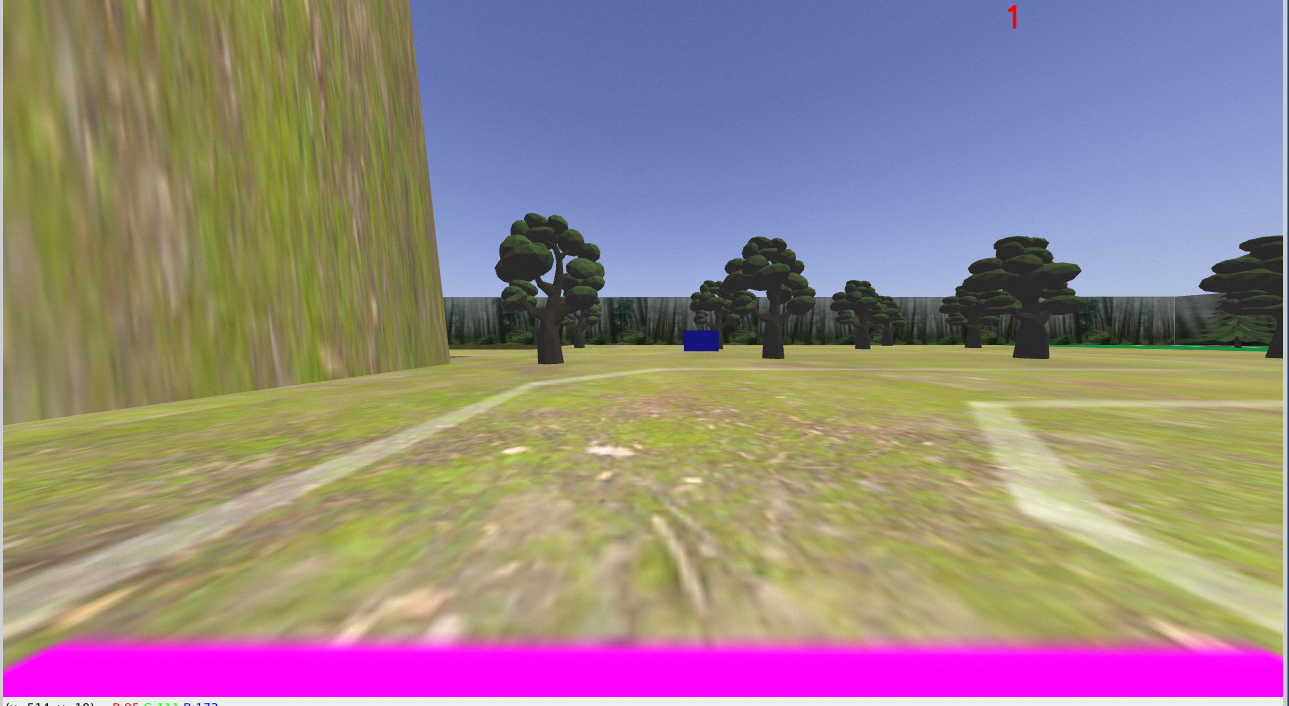
#> input picture image_testing/offroad_test_image1.png, 1289 x 706 px
$ python chat_gpt_script.py
#> lines starting #> are read from the running program, lines starting #| are printed output that depends on the picture; after the words box and inside, x2 and y2 are one past the last pixel; in counts of white or black regions, pixels touching at a corner belong together
import cv2
import numpy as np

"""
This script was written by ChatGPT when prompt with the overachring problem
of detecting lines that blended with the background. The script uses a variety of methods,
most interstingly, it uses lines and edges. This did not work well, but have have potential.
"""

# Read the image
image = cv2.imread('offroad_test_image1.png')  # Replace with your image path
#> image is the input picture: shape (706, 1289, 3); mean B, G, R 133.9, 132.9, 150.4
original_image = image.copy()

# Convert the image to grayscale
gray = cv2.cvtColor(image, cv2.COLOR_BGR2GRAY)
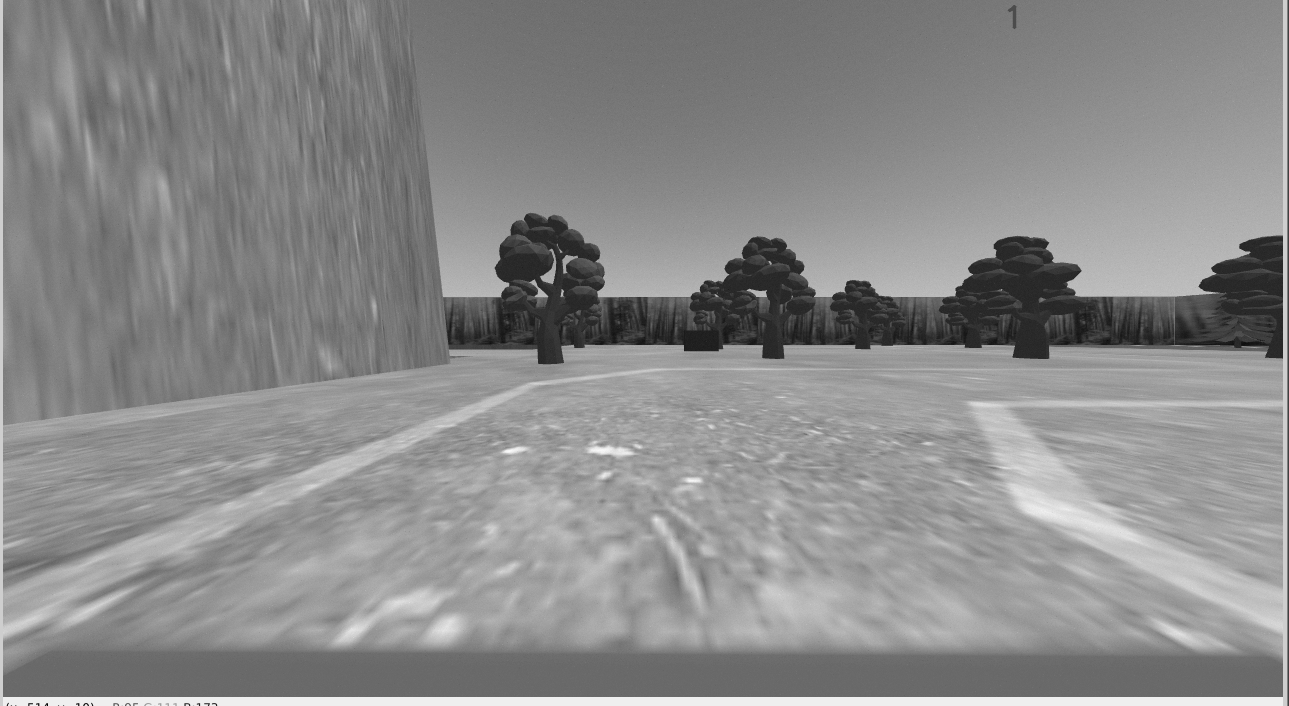
#> gray: shape (706, 1289); min 3, max 250, mean 138.2
cv2.imshow('Grayscale', gray)

# Apply GaussianBlur to reduce noise and help with edge detection
blurred = cv2.GaussianBlur(gray, (5, 5), 0)
cv2.imshow('Blurred', blurred)

# Apply Canny edge detection
edges = cv2.Canny(blurred, 50, 150)
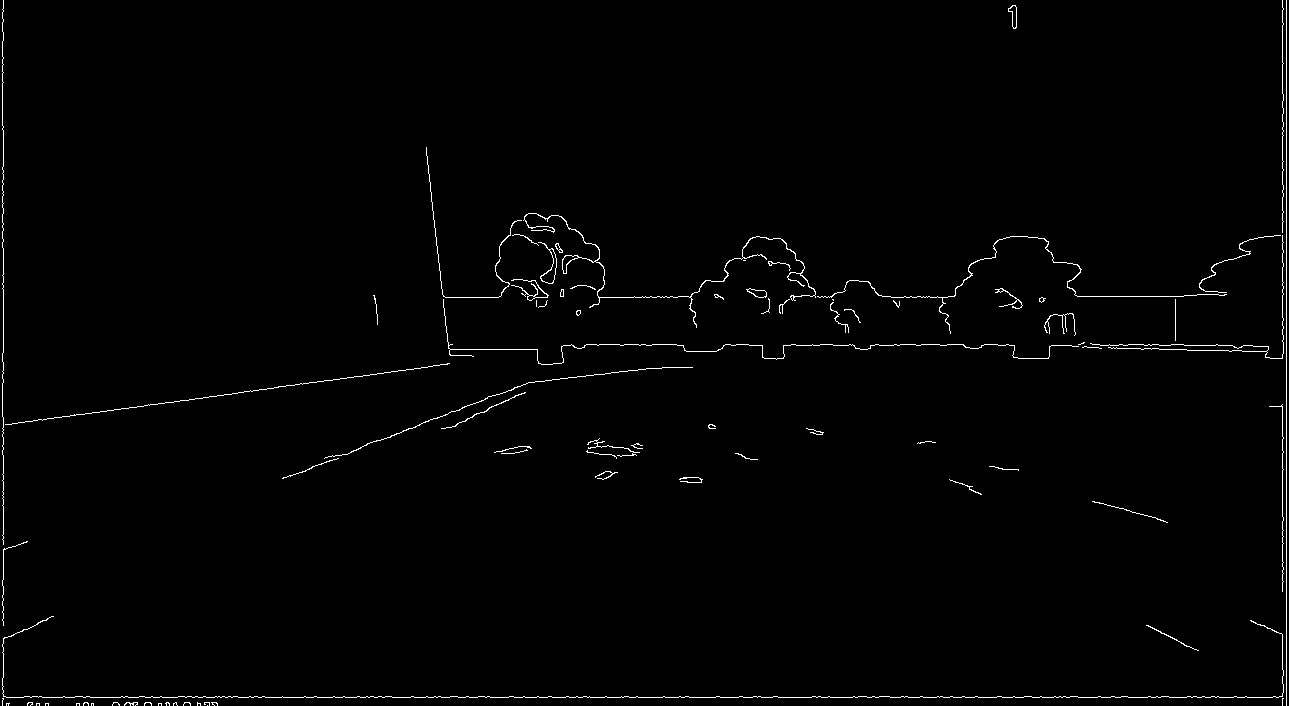
#> edges: shape (706, 1289); 1.1% white in thin lines or dots
cv2.imshow('All Edges', edges)

# Create a region of interest (ROI) mask to focus on the road area
height, width = edges.shape
#> height = 706; width = 1289
roi_vertices = np.array([[(0, height), (width, height), (width, height // 2), (0, height // 2)]], dtype=np.int32)
mask = np.zeros_like(edges)
cv2.fillPoly(mask, roi_vertices, 255)
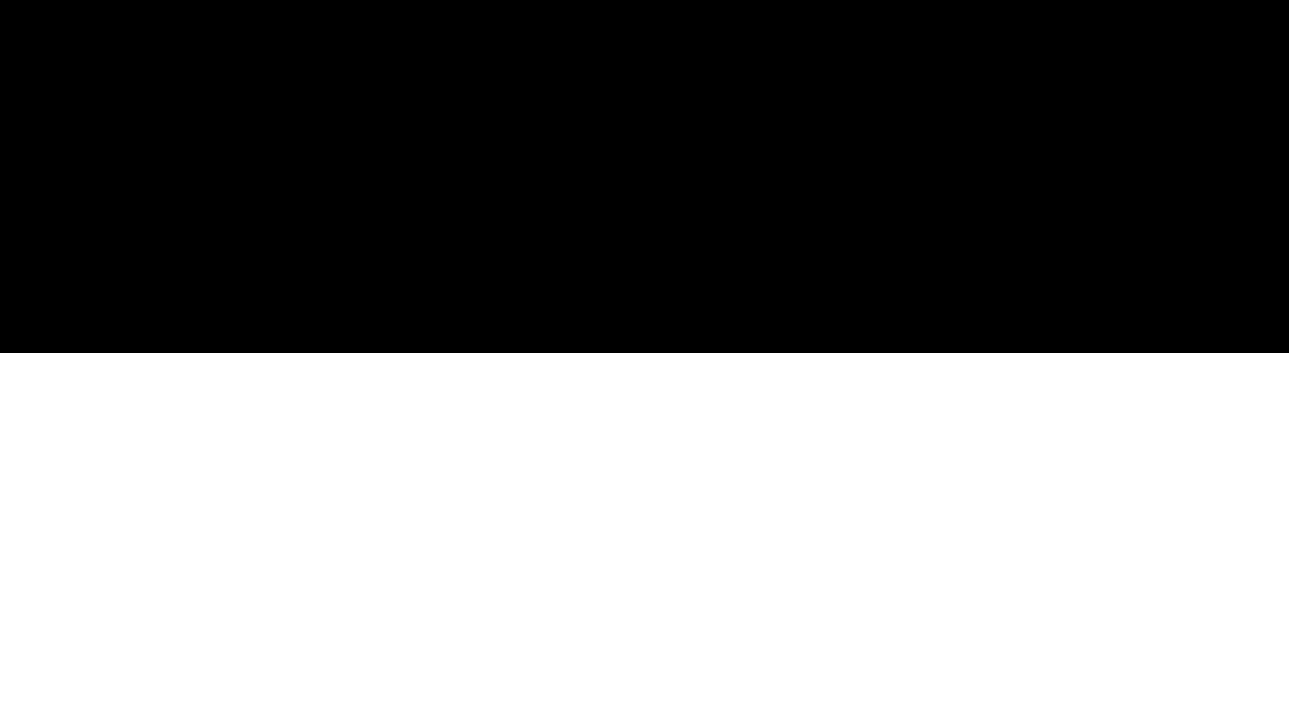
#> mask: shape (706, 1289); 50% white; 1 white region, box (x1, y1, x2, y2) and area: (0, 353, 1289, 706) 455017

# Apply the ROI mask to the edges
masked_edges = cv2.bitwise_and(edges, mask)
#> masked_edges: shape (706, 1289); 0.49% white in thin lines or dots, all inside (x1, y1, x2, y2) = (2, 353, 1287, 706)
cv2.imshow('Masked Edges', masked_edges)

# Apply Hough Line Transformation to detect lines in the image
lines = cv2.HoughLinesP(masked_edges, 1, np.pi / 180, threshold=50, minLineLength=100, maxLineGap=50)
#> lines = 13 rows, first 6: [6, 697, 1286, 697], [3, 696, 1286, 696], [1286, 705, 1286, 353], [1282, 705, 1282, 354], [3, 699, 3, 362], [136, 407, 449, 363]

# Draw the detected lines on the original image
for line in lines:
    x1, y1, x2, y2 = line[0]
    cv2.line(original_image, (x1, y1), (x2, y2), (0, 255, 0), 2)
#> this loop made 13 passes
#> (x1, y1, x2, y2) on passes 1 to 12: (6, 697, 1286, 697), (3, 696, 1286, 696), (1286, 705, 1286, 353), (1282, 705, 1282, 354), (3, 699, 3, 362), (136, 407, 449, 363), (5, 424, 324, 380), (334, 456, 528, 382), (2, 705, 2, 353), (529, 382, 649, 368), (283, 477, 527, 383), (6, 703, 217, 703)
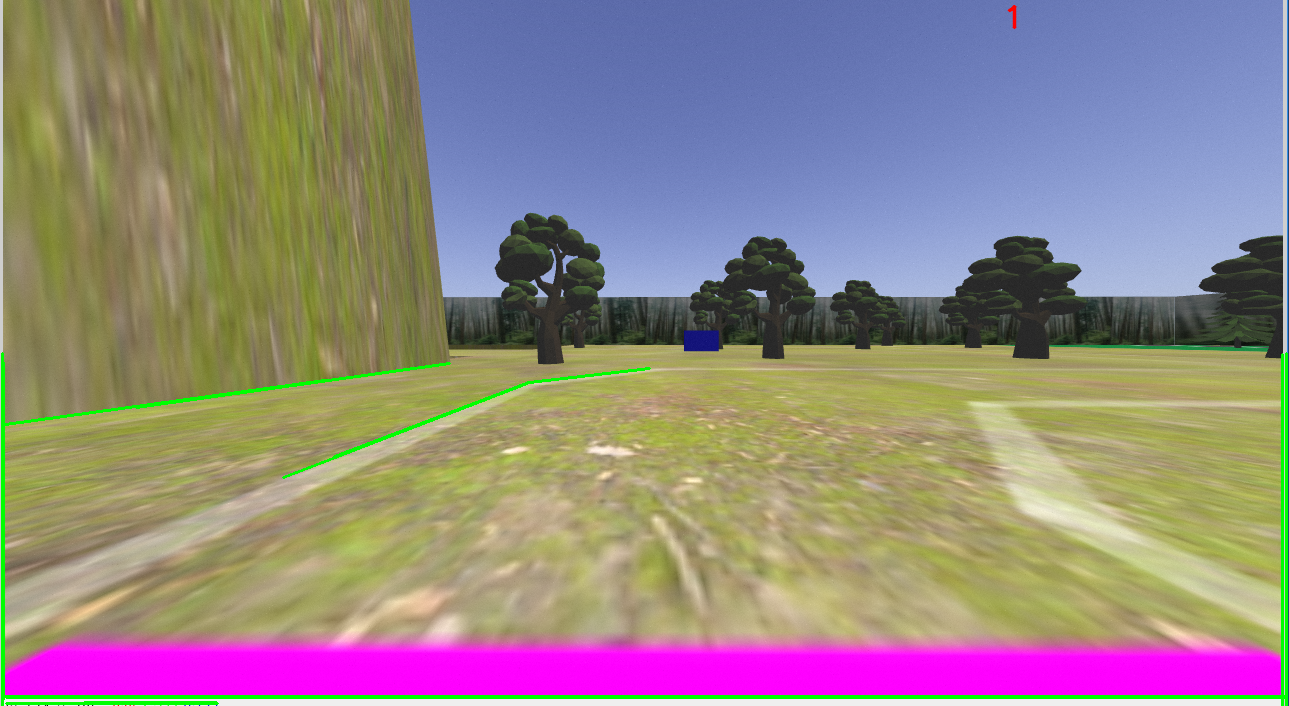
#> original_image: shape (706, 1289, 3); 1.33% of pixels changed, all inside (x1, y1, x2, y2) = (1, 352, 1288, 706)

# Display the results
cv2.imshow('Original Image', original_image)
cv2.waitKey(0)
cv2.destroyAllWindows()

$ run again, with image_testing/offroad_test_image2.png copied over image_testing/offroad_test_image1.png
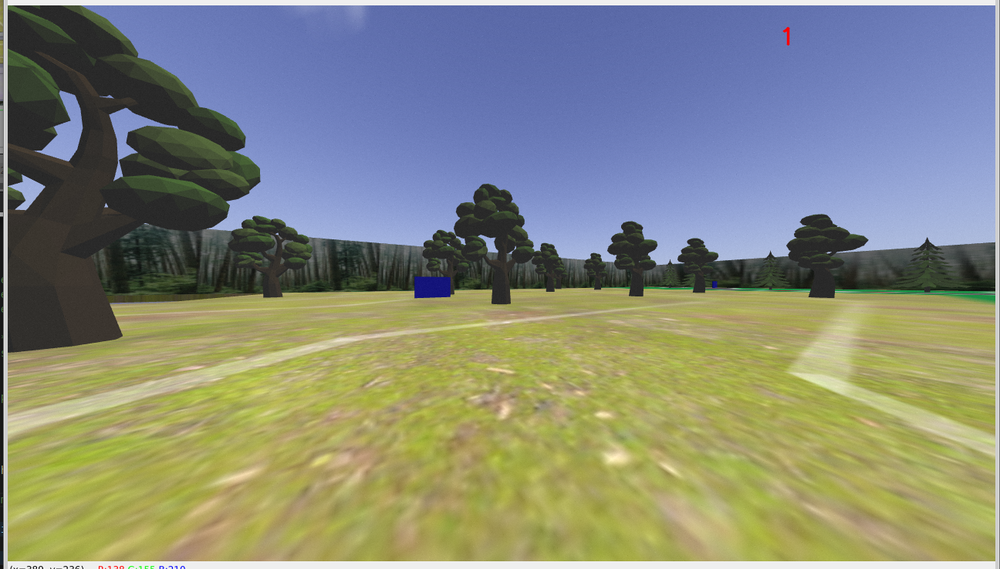
#> input picture image_testing/offroad_test_image2.png, 1000 x 569 px, shrunk from 1296 x 737 before the run
#> image is the input picture: shape (569, 1000, 3); mean B, G, R 123.2, 138.3, 134.4
#> `edges = cv2.Canny(blurred, 50, 150)`:
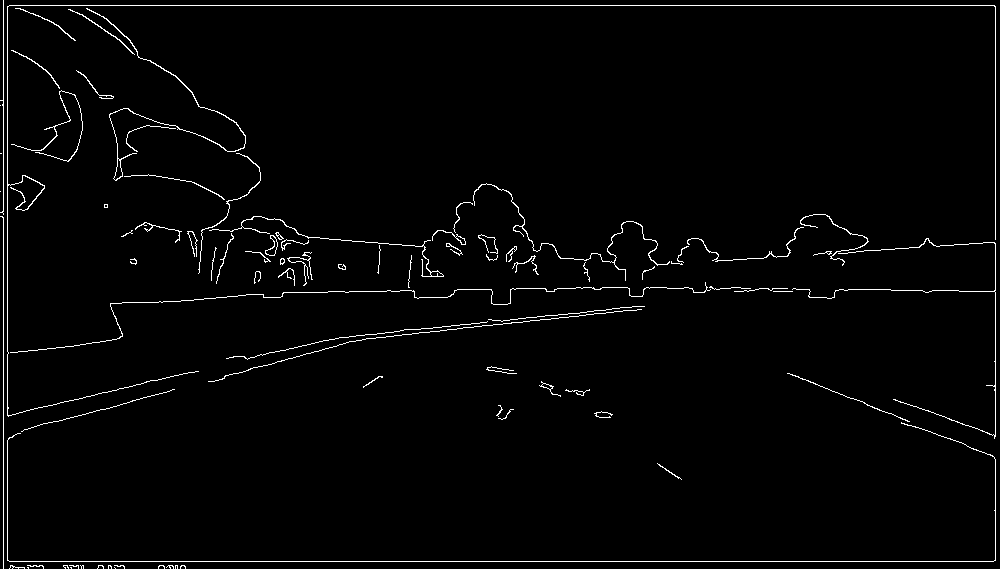
#> edges: shape (569, 1000); 2% white in thin lines or dots
#> mask: shape (569, 1000); 50.1% white; 1 black region, box (x1, y1, x2, y2) and area: (0, 0, 1000, 284) 284000
#> masked_edges: shape (569, 1000); 0.89% white in thin lines or dots, all inside (x1, y1, x2, y2) = (3, 284, 996, 569)
#> lines = 20 rows, first 6: [3, 561, 993, 561], [995, 560, 995, 284], [329, 339, 644, 306], [3, 568, 3, 284], [7, 560, 7, 284], [394, 335, 641, 309]
#> the loop `for line in lines:` made 20 passes
#> after the loop `for line in lines:`:
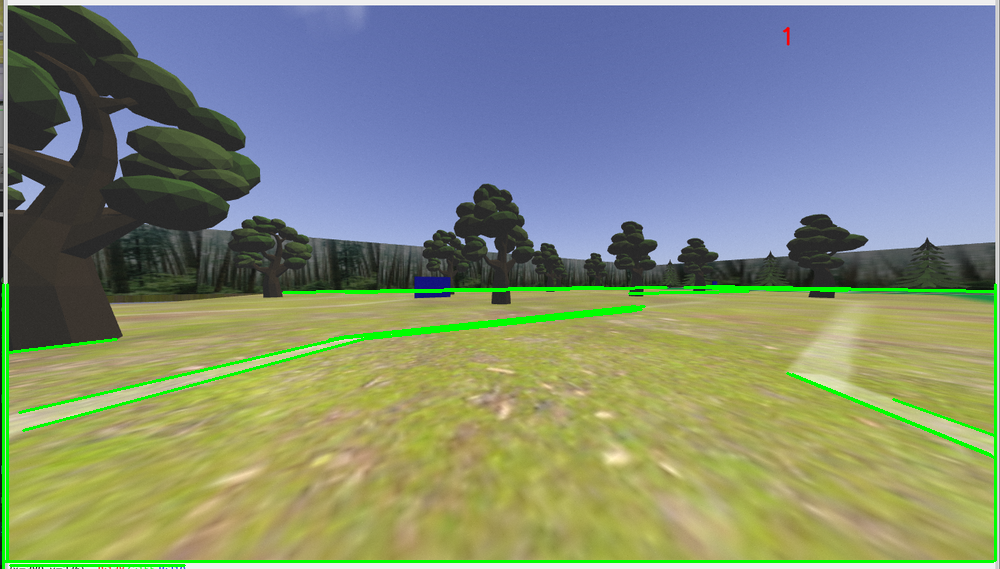
#> original_image: shape (569, 1000, 3); 2.53% of pixels changed, all inside (x1, y1, x2, y2) = (2, 283, 997, 569)

$ run again, with image_testing/offroad_test_image3.png copied over image_testing/offroad_test_image1.png
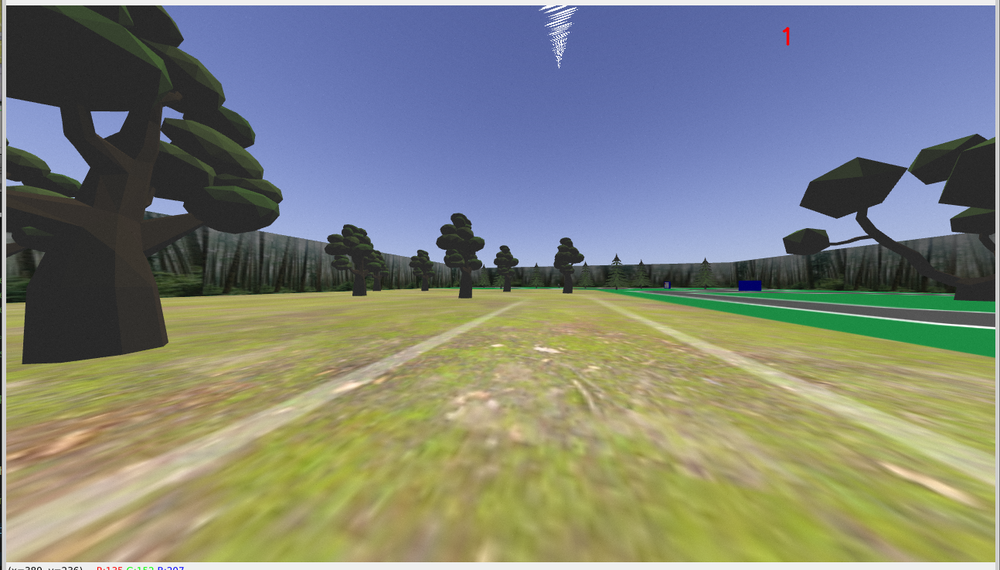
#> input picture image_testing/offroad_test_image3.png, 1000 x 570 px, shrunk from 1294 x 737 before the run
#> image is the input picture: shape (570, 1000, 3); mean B, G, R 121.1, 131.4, 127.2
#> `edges = cv2.Canny(blurred, 50, 150)`:
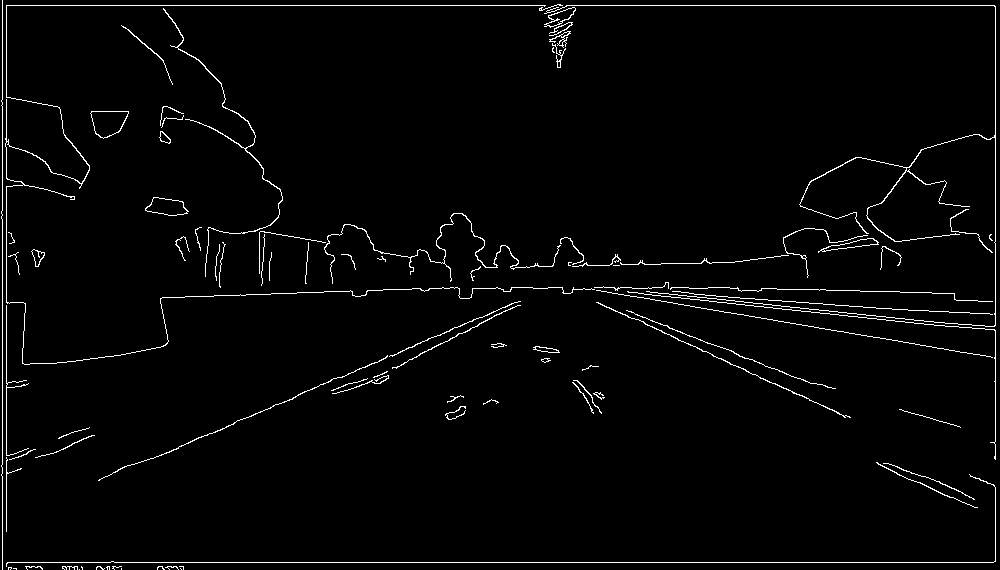
#> edges: shape (570, 1000); 2.3% white in thin lines or dots
#> mask: shape (570, 1000); 50% white; 1 white region, box (x1, y1, x2, y2) and area: (0, 285, 1000, 570) 285000
#> masked_edges: shape (570, 1000); 1.2% white in thin lines or dots, all inside (x1, y1, x2, y2) = (1, 285, 996, 570)
#> lines = 24 rows, first 6: [2, 562, 993, 562], [591, 288, 995, 331], [603, 286, 974, 325], [2, 569, 2, 285], [6, 566, 6, 285], [995, 561, 995, 285]
#> the loop `for line in lines:` made 24 passes
#> after the loop `for line in lines:`:
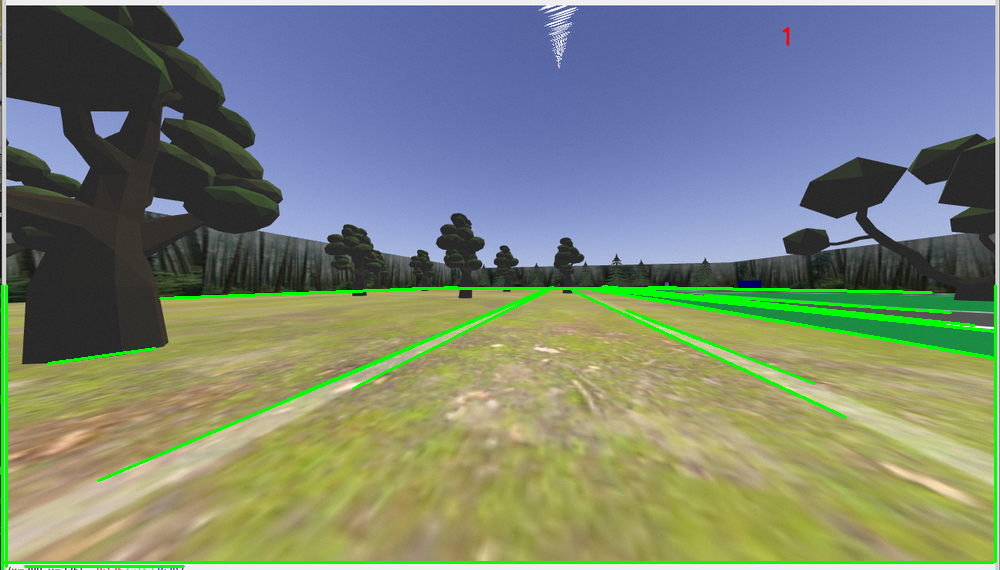
#> original_image: shape (570, 1000, 3); 2.95% of pixels changed, all inside (x1, y1, x2, y2) = (1, 284, 997, 570)
